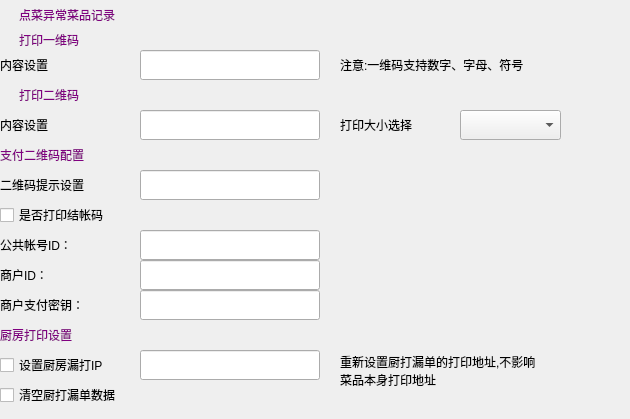
       <widget class="QWidget" name="stackedWidgetPage5">
        <widget class="QCheckBox" name="checkBox_47">
         <property name="geometry">
          <rect>
           <x>0</x>
           <y>0</y>
           <width>301</width>
           <height>30</height>
          </rect>
         </property>
         <property name="styleSheet">
          <string notr="true">
QCheckBox{
background:transparent;
color:purple;
}</string>
         </property>
         <property name="text">
          <string>点菜异常菜品记录</string>
         </property>
        </widget>
        <widget class="QCheckBox" name="checkBox_49">
         <property name="geometry">
          <rect>
           <x>0</x>
           <y>25</y>
           <width>111</width>
           <height>30</height>
          </rect>
         </property>
         <property name="styleSheet">
          <string notr="true">
QCheckBox{
background:transparent;
color:purple;
}</string>
         </property>
         <property name="text">
          <string>打印一维码</string>
         </property>
        </widget>
        <widget class="QLineEdit" name="lineEdit_16">
         <property name="geometry">
          <rect>
           <x>140</x>
           <y>50</y>
           <width>180</width>
           <height>30</height>
          </rect>
         </property>
        </widget>
        <widget class="QLabel" name="label_87">
         <property name="geometry">
          <rect>
           <x>0</x>
           <y>50</y>
           <width>111</width>
           <height>30</height>
          </rect>
         </property>
         <property name="text">
          <string>内容设置</string>
         </property>
        </widget>
        <widget class="QLabel" name="label_88">
         <property name="geometry">
          <rect>
           <x>340</x>
           <y>50</y>
           <width>241</width>
           <height>30</height>
          </rect>
         </property>
         <property name="text">
          <string>注意:一维码支持数字、字母、符号</string>
         </property>
        </widget>
        <widget class="QCheckBox" name="checkBox_50">
         <property name="geometry">
          <rect>
           <x>0</x>
           <y>80</y>
           <width>111</width>
           <height>30</height>
          </rect>
         </property>
         <property name="styleSheet">
          <string notr="true">
QCheckBox{
background:transparent;
color:purple;
}</string>
         </property>
         <property name="text">
          <string>打印二维码</string>
         </property>
        </widget>
        <widget class="QLineEdit" name="lineEdit_17">
         <property name="geometry">
          <rect>
           <x>140</x>
           <y>110</y>
           <width>180</width>
           <height>30</height>
          </rect>
         </property>
        </widget>
        <widget class="QLabel" name="label_143">
         <property name="geometry">
          <rect>
           <x>0</x>
           <y>110</y>
           <width>111</width>
           <height>30</height>
          </rect>
         </property>
         <property name="text">
          <string>内容设置</string>
         </property>
        </widget>
        <widget class="QLabel" name="label_144">
         <property name="geometry">
          <rect>
           <x>340</x>
           <y>110</y>
           <width>101</width>
           <height>30</height>
          </rect>
         </property>
         <property name="text">
          <string>打印大小选择</string>
         </property>
        </widget>
        <widget class="lds_ComboBox" name="comboBox_48">
         <property name="geometry">
          <rect>
           <x>460</x>
           <y>110</y>
           <width>101</width>
           <height>30</height>
          </rect>
         </property>
        </widget>
        <widget class="QLineEdit" name="lineEdit_18">
         <property name="geometry">
          <rect>
           <x>140</x>
           <y>170</y>
           <width>180</width>
           <height>30</height>
          </rect>
         </property>
        </widget>
        <widget class="QLabel" name="label_145">
         <property name="geometry">
          <rect>
           <x>0</x>
           <y>170</y>
           <width>141</width>
           <height>30</height>
          </rect>
         </property>
         <property name="text">
          <string>二维码提示设置</string>
         </property>
        </widget>
        <widget class="QLabel" name="label_146">
         <property name="geometry">
          <rect>
           <x>0</x>
           <y>140</y>
           <width>191</width>
           <height>30</height>
          </rect>
         </property>
         <property name="styleSheet">
          <string notr="true">color:purple;</string>
         </property>
         <property name="text">
          <string>支付二维码配置</string>
         </property>
        </widget>
        <widget class="QCheckBox" name="checkBox_51">
         <property name="geometry">
          <rect>
           <x>0</x>
           <y>200</y>
           <width>141</width>
           <height>30</height>
          </rect>
         </property>
         <property name="text">
          <string>是否打印结帐码</string>
         </property>
        </widget>
        <widget class="QLabel" name="label_147">
         <property name="geometry">
          <rect>
           <x>0</x>
           <y>230</y>
           <width>141</width>
           <height>30</height>
          </rect>
         </property>
         <property name="text">
          <string>公共帐号ID：</string>
         </property>
        </widget>
        <widget class="QLineEdit" name="lineEdit_19">
         <property name="geometry">
          <rect>
           <x>140</x>
           <y>230</y>
           <width>180</width>
           <height>30</height>
          </rect>
         </property>
        </widget>
        <widget class="QLineEdit" name="lineEdit_20">
         <property name="geometry">
          <rect>
           <x>140</x>
           <y>260</y>
           <width>180</width>
           <height>30</height>
          </rect>
         </property>
        </widget>
        <widget class="QLabel" name="label_148">
         <property name="geometry">
          <rect>
           <x>0</x>
           <y>260</y>
           <width>141</width>
           <height>30</height>
          </rect>
         </property>
         <property name="text">
          <string>商户ID：</string>
         </property>
        </widget>
        <widget class="QLineEdit" name="lineEdit_35">
         <property name="geometry">
          <rect>
           <x>140</x>
           <y>290</y>
           <width>180</width>
           <height>30</height>
          </rect>
         </property>
        </widget>
        <widget class="QLabel" name="label_149">
         <property name="geometry">
          <rect>
           <x>0</x>
           <y>290</y>
           <width>131</width>
           <height>30</height>
          </rect>
         </property>
         <property name="text">
          <string>商户支付密钥：</string>
         </property>
        </widget>
        <widget class="QLabel" name="label_150">
         <property name="geometry">
          <rect>
           <x>0</x>
           <y>320</y>
           <width>191</width>
           <height>30</height>
          </rect>
         </property>
         <property name="styleSheet">
          <string notr="true">color:purple;</string>
         </property>
         <property name="text">
          <string>厨房打印设置</string>
         </property>
        </widget>
        <widget class="QCheckBox" name="checkBox_52">
         <property name="geometry">
          <rect>
           <x>0</x>
           <y>350</y>
           <width>141</width>
           <height>30</height>
          </rect>
         </property>
         <property name="text">
          <string>设置厨房漏打IP</string>
         </property>
        </widget>
        <widget class="QLineEdit" name="lineEdit_36">
         <property name="geometry">
          <rect>
           <x>140</x>
           <y>350</y>
           <width>180</width>
           <height>30</height>
          </rect>
         </property>
        </widget>
        <widget class="QLabel" name="label_151">
         <property name="geometry">
          <rect>
           <x>340</x>
           <y>340</y>
           <width>281</width>
           <height>61</height>
          </rect>
         </property>
         <property name="text">
          <string>重新设置厨打漏单的打印地址,不影响
菜品本身打印地址</string>
         </property>
        </widget>
        <widget class="QCheckBox" name="checkBox_53">
         <property name="geometry">
          <rect>
           <x>0</x>
           <y>380</y>
           <width>151</width>
           <height>30</height>
          </rect>
         </property>
         <property name="text">
          <string>清空厨打漏单数据</string>
         </property>
        </widget>
       </widget>
